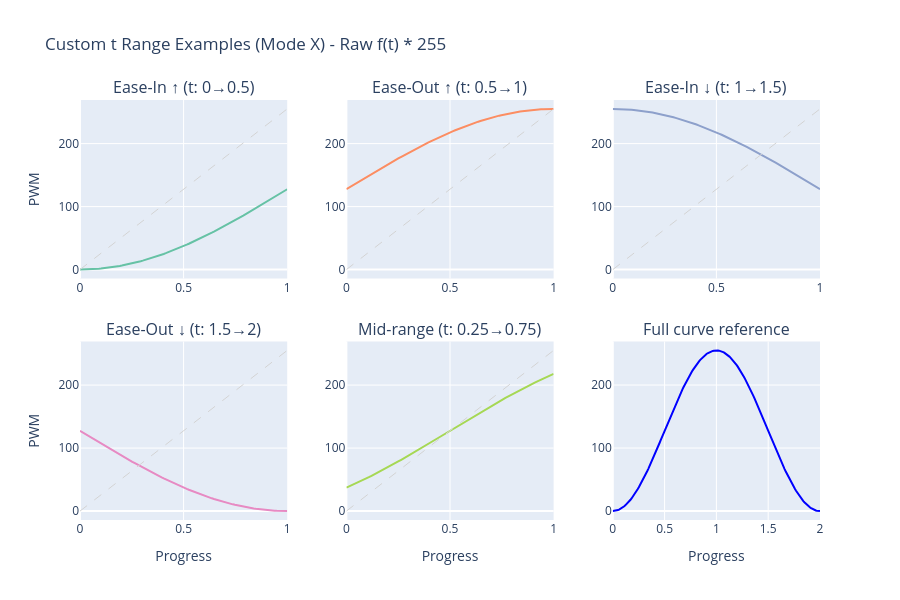

Notebook source saved alongside this figure:
### Markdown cell above
## 4. X Mode vs I/O/C Modes: Key Differences

### ⚠️ CRITICAL DISTINCTION

| Feature | **I, O, C Modes** | **X Mode** |
|---------|------------------|------------|
| **Value Calculation** | Scaled: maps curve to `start → end` | Raw: `max * f(t)` directly |
| **start/end values** | **REQUIRED** - defines output range | **IGNORED** - t range defines output |
| **Protocol Format** | `(I:start,end,duration)` | `(X:duration\|t_start,t_end)` |
| **Use Case** | Scale easing shape to any value range | Direct control of cosine curve |

### Value Formats in RAMP Commands

| Value Format | Meaning | PWM Example | DAC Example |
|--------------|---------|-------------|-------------|
| `0` | OFF | 0 | 0 |
| `1` | HIGH (max) | 255 | 4095 |
| `0.5` | 50% normalized | 127 | 2047 |
| `128` | Direct 8-bit | 128 | 128 |
| `2048` | Direct 12-bit | (capped to 255) | 2048 |

### How I/O/C Modes Work (SCALED)

```
eased_progress = (f(t) - f(t_start)) / (f(t_end) - f(t_start))  # Normalize to [0,1]
output = start + eased_progress * (end - start)                  # Scale to output range
```

This means `(I:50,200,5000)` produces output from **50 to 200** with ease-in shape.

### How X Mode Works (RAW)

```
output = max_value * f(t)  # Direct curve value, start/end IGNORED!
```

The t range **directly** determines the output:
- `t: 0→0.5` → Output: **0 → 50%** (0→127 for PWM, 0→2047 for DAC)
- `t: 0→1` → Output: **0 → 100%** (0→255 for PWM, 0→4095 for DAC)
- `t: 1→2` → Output: **100% → 0**
- `t: 0→2` → Output: **0 → 100% → 0** (breathing)

### X Mode Protocol Format

```
RAMP:(X:duration|t_start,t_end)

# Examples:
RAMP:(X:5000|0,1)     # 5 seconds, 0→max
RAMP:(X:5000|1,2)     # 5 seconds, max→0
RAMP:(X:10000|0,2)    # 10 seconds breathing: 0→max→0
```

### Code cell
# Define custom t ranges to demonstrate X mode
# X MODE: Uses raw f(t) * 255 - NO SCALING
# This means the PWM directly follows the cosine curve portion

def calculate_x_mode_pwm(progress, t_start, t_end):
    """
    X mode: Raw f(t) * 255 without normalization.
    Maps progress [0,1] to t [t_start, t_end], then returns 255 * f(t).
    """
    t = t_start + progress * (t_end - t_start)
    return 255 * f(t)

custom_ranges = [
    (0, 0.5, 'Ease-In ↑ (t: 0→0.5)'),      # f: 0→0.5, PWM: 0→127.5
    (0.5, 1, 'Ease-Out ↑ (t: 0.5→1)'),     # f: 0.5→1, PWM: 127.5→255
    (1, 1.5, 'Ease-In ↓ (t: 1→1.5)'),      # f: 1→0.5, PWM: 255→127.5 (descending!)
    (1.5, 2, 'Ease-Out ↓ (t: 1.5→2)'),     # f: 0.5→0, PWM: 127.5→0 (descending!)
    (0.25, 0.75, 'Mid-range (t: 0.25→0.75)'),
]

fig = make_subplots(rows=2, cols=3, 
                    subplot_titles=[r[2] for r in custom_ranges] + ['Full curve reference'],
                    horizontal_spacing=0.08, vertical_spacing=0.15)

progress = np.linspace(0, 1, 100)
colors = px.colors.qualitative.Set2

for i, (t_start, t_end, label) in enumerate(custom_ranges):
    row = i // 3 + 1
    col = i % 3 + 1
    
    # Use raw f(t) * 255 for X mode (no scaling)
    pwm = np.array([calculate_x_mode_pwm(p, t_start, t_end) for p in progress])
    
    fig.add_trace(
        go.Scatter(x=progress, y=pwm, name=label, line=dict(color=colors[i], width=2)),
        row=row, col=col
    )
    
    # Add linear reference
    fig.add_trace(
        go.Scatter(x=progress, y=progress*255, name='Linear', 
                   line=dict(color='lightgray', dash='dash', width=1), showlegend=False),
        row=row, col=col
    )

# Add full curve reference
t_full = np.linspace(0, 2, 200)
fig.add_trace(
    go.Scatter(x=t_full, y=f(t_full)*255, name='Full curve', line=dict(color='blue', width=2)),
    row=2, col=3
)

fig.update_layout(height=600, title_text='Custom t Range Examples (Mode X) - Raw f(t) * 255', showlegend=False)
fig.update_xaxes(title_text="Progress", row=2)
fig.update_yaxes(title_text="PWM", col=1)

fig.show()
